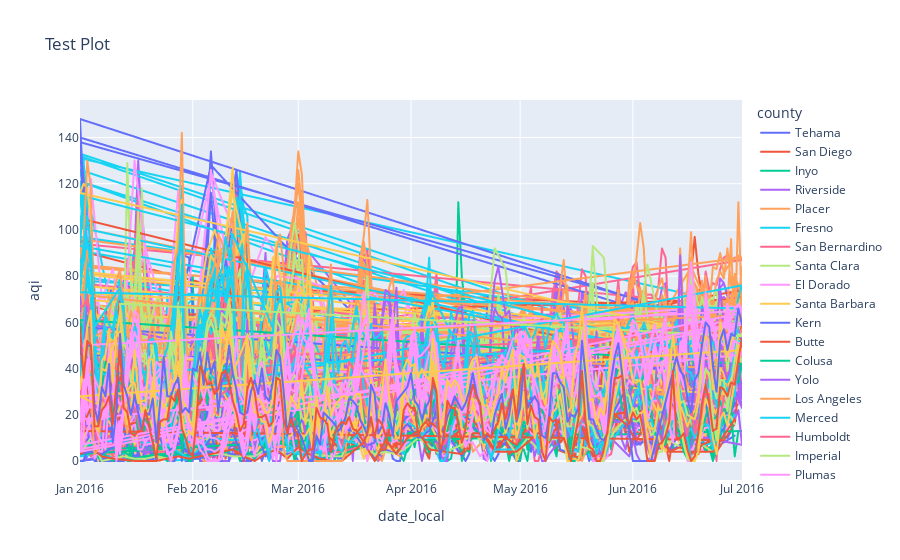

Notebook source saved alongside this figure:
### Code cell
fig = px.line(df, x='date_local', y='aqi',
             color='county', 
            #  labels={
            #       "data_value": "Percent (%)",
            #       "yearstart": "Year"
            #   }, 
             title='Test Plot')
fig.show()

### Figure 1 — Plotly figure (JSON) as saved in the notebook; plotly's stock layout.template omitted (floating-point values rounded to 4 significant figures; data arrays with more than 128 entries replaced by an {"elided": "..."} marker saying what was removed)
{"data": [{"hovertemplate": "county=Tehama<br>date_local=%{x}<br>aqi=%{y}<extra></extra>", "legendgroup": "Tehama", "line": {"color": "#636efa", "dash": "solid"}, "marker": {"symbol": "circle"}, "mode": "lines", "name": "Tehama", "showlegend": true, "type": "scattergl", "x": {"elided": "182 str values"}, "xaxis": "x", "y": {"elided": "182 int values"}, "yaxis": "y"}, {"hovertemplate": "county=San Diego<br>date_local=%{x}<br>aqi=%{y}<extra></extra>", "legendgroup": "San Diego", "line": {"color": "#EF553B", "dash": "solid"}, "marker": {"symbol": "circle"}, "mode": "lines", "name": "San Diego", "showlegend": true, "type": "scattergl", "x": {"elided": "1485 str values"}, "xaxis": "x", "y": {"elided": "1485 int values"}, "yaxis": "y"}, {"hovertemplate": "county=Inyo<br>date_local=%{x}<br>aqi=%{y}<extra></extra>", "legendgroup": "Inyo", "line": {"color": "#00cc96", "dash": "solid"}, "marker": {"symbol": "circle"}, "mode": "lines", "name": "Inyo", "showlegend": true, "type": "scattergl", "x": {"elided": "474 str values"}, "xaxis": "x", "y": {"elided": "474 int values"}, "yaxis": "y"}, {"hovertemplate": "county=Riverside<br>date_local=%{x}<br>aqi=%{y}<extra></extra>", "legendgroup": "Riverside", "line": {"color": "#ab63fa", "dash": "solid"}, "marker": {"symbol": "circle"}, "mode": "lines", "name": "Riverside", "showlegend": true, "type": "scattergl", "x": {"elided": "1967 str values"}, "xaxis": "x", "y": {"elided": "1967 int values"}, "yaxis": "y"}, {"hovertemplate": "county=Placer<br>date_local=%{x}<br>aqi=%{y}<extra></extra>", "legendgroup": "Placer", "line": {"color": "#FFA15A", "dash": "solid"}, "marker": {"symbol": "circle"}, "mode": "lines", "name": "Placer", "showlegend": true, "type": "scattergl", "x": {"elided": "405 str values"}, "xaxis": "x", "y": {"elided": "405 int values"}, "yaxis": "y"}, {"hovertemplate": "county=Fresno<br>date_local=%{x}<br>aqi=%{y}<extra></extra>", "legendgroup": "Fresno", "line": {"color": "#19d3f3", "dash": "solid"}, "marker": {"symbol": "circle"}, "mode": "lines", "name": "Fresno", "showlegend": true, "type": "scattergl", "x": {"elided": "1377 str values"}, "xaxis": "x", "y": {"elided": "1377 int values"}, "yaxis": "y"}, {"hovertemplate": "county=San Bernardino<br>date_local=%{x}<br>aqi=%{y}<extra></extra>", "legendgroup": "San Bernardino", "line": {"color": "#FF6692", "dash": "solid"}, "marker": {"symbol": "circle"}, "mode": "lines", "name": "San Bernardino", "showlegend": true, "type": "scattergl", "x": {"elided": "1214 str values"}, "xaxis": "x", "y": {"elided": "1214 int values"}, "yaxis": "y"}, {"hovertemplate": "county=Santa Clara<br>date_local=%{x}<br>aqi=%{y}<extra></extra>", "legendgroup": "Santa Clara", "line": {"color": "#B6E880", "dash": "solid"}, "marker": {"symbol": "circle"}, "mode": "lines", "name": "Santa Clara", "showlegend": true, "type": "scattergl", "x": {"elided": "577 str values"}, "xaxis": "x", "y": {"elided": "577 int values"}, "yaxis": "y"}, {"hovertemplate": "county=El Dorado<br>date_local=%{x}<br>aqi=%{y}<extra></extra>", "legendgroup": "El Dorado", "line": {"color": "#FF97FF", "dash": "solid"}, "marker": {"symbol": "circle"}, "mode": "lines", "name": "El Dorado", "showlegend": true, "type": "scattergl", "x": ["2016-01-01T00:00:00", "2016-01-04T00:00:00", "2016-01-07T00:00:00", "2016-01-10T00:00:00", "2016-01-13T00:00:00", "2016-01-16T00:00:00", "2016-01-19T00:00:00", "2016-01-22T00:00:00", "2016-01-25T00:00:00", "2016-01-28T00:00:00", "2016-01-31T00:00:00", "2016-02-06T00:00:00", "2016-02-09T00:00:00", "2016-02-12T00:00:00", "2016-02-15T00:00:00", "2016-02-18T00:00:00", "2016-02-21T00:00:00", "2016-02-24T00:00:00", "2016-03-01T00:00:00", "2016-03-04T00:00:00", "2016-03-07T00:00:00", "2016-03-10T00:00:00", "2016-03-13T00:00:00", "2016-03-16T00:00:00", "2016-03-19T00:00:00", "2016-03-22T00:00:00", "2016-03-25T00:00:00", "2016-03-31T00:00:00", "2016-04-03T00:00:00", "2016-04-09T00:00:00", "2016-04-12T00:00:00", "2016-04-15T00:00:00", "2016-04-18T00:00:00", "2016-04-21T00:00:00", "2016-04-24T00:00:00", "2016-04-27T00:00:00", "2016-04-30T00:00:00", "2016-05-03T00:00:00", "2016-05-06T00:00:00", "2016-05-09T00:00:00", "2016-05-15T00:00:00", "2016-05-21T00:00:00", "2016-05-24T00:00:00", "2016-05-27T00:00:00", "2016-05-30T00:00:00", "2016-06-02T00:00:00", "2016-06-05T00:00:00", "2016-06-08T00:00:00", "2016-06-11T00:00:00", "2016-06-14T00:00:00", "2016-06-17T00:00:00", "2016-06-20T00:00:00", "2016-06-23T00:00:00", "2016-06-26T00:00:00", "2016-06-29T00:00:00", "2016-01-01T00:00:00", "2016-01-04T00:00:00", "2016-01-07T00:00:00", "2016-01-10T00:00:00", "2016-01-13T00:00:00", "2016-01-16T00:00:00", "2016-01-19T00:00:00", "2016-01-22T00:00:00", "2016-01-25T00:00:00", "2016-01-28T00:00:00", "2016-01-31T00:00:00", "2016-02-03T00:00:00", "2016-02-06T00:00:00", "2016-02-09T00:00:00", "2016-02-12T00:00:00", "2016-02-15T00:00:00", "2016-02-18T00:00:00", "2016-02-21T00:00:00", "2016-02-24T00:00:00", "2016-02-27T00:00:00", "2016-03-01T00:00:00", "2016-03-04T00:00:00", "2016-03-07T00:00:00", "2016-03-10T00:00:00", "2016-03-13T00:00:00", "2016-03-16T00:00:00", "2016-03-19T00:00:00", "2016-03-22T00:00:00", "2016-03-25T00:00:00", "2016-03-28T00:00:00", "2016-03-31T00:00:00", "2016-04-03T00:00:00", "2016-04-06T00:00:00", "2016-04-09T00:00:00", "2016-04-12T00:00:00", "2016-04-15T00:00:00", "2016-04-18T00:00:00", "2016-04-21T00:00:00", "2016-04-24T00:00:00", "2016-04-27T00:00:00", "2016-04-30T00:00:00", "2016-05-03T00:00:00", "2016-05-24T00:00:00", "2016-05-27T00:00:00", "2016-06-02T00:00:00", "2016-06-05T00:00:00", "2016-06-08T00:00:00", "2016-06-11T00:00:00", "2016-06-14T00:00:00", "2016-06-17T00:00:00", "2016-06-20T00:00:00", "2016-06-23T00:00:00", "2016-06-26T00:00:00", "2016-06-29T00:00:00"], "xaxis": "x", "y": [47, 11, 11, 13, 8, 3, 3, 4, 11, 13, 2, 18, 17, 20, 10, 3, 9, 18, 10, 5, 2, 5, 2, 20, 10, 3, 8, 11, 12, 11, 8, 3, 17, 12, 7, 12, 5, 18, 10, 13, 6, 5, 7, 16, 20, 15, 23, 14, 13, 9, 10, 10, 8, 15, 23, 10, 4, 0, 1, 2, 0, 1, 2, 19, 6, 0, 19, 7, 5, 6, 3, 1, 4, 9, 3, 6, 1, 1, 3, 1, 15, 9, 1, 5, 4, 8, 13, 8, 10, 8, 2, 19, 12, 8, 8, 5, 14, 3, 14, 13, 21, 12, 13, 8, 5, 5, 4, 13, 17], "yaxis": "y"}, {"hovertemplate": "county=Santa Barbara<br>date_local=%{x}<br>aqi=%{y}<extra></extra>", "legendgroup": "Santa Barbara", "line": {"color": "#FECB52", "dash": "solid"}, "marker": {"symbol": "circle"}, "mode": "lines", "name": "Santa Barbara", "showlegend": true, "type": "scattergl", "x": {"elided": "552 str values"}, "xaxis": "x", "y": {"elided": "552 int values"}, "yaxis": "y"}, {"hovertemplate": "county=Kern<br>date_local=%{x}<br>aqi=%{y}<extra></extra>", "legendgroup": "Kern", "line": {"color": "#636efa", "dash": "solid"}, "marker": {"symbol": "circle"}, "mode": "lines", "name": "Kern", "showlegend": true, "type": "scattergl", "x": {"elided": "865 str values"}, "xaxis": "x", "y": {"elided": "865 int values"}, "yaxis": "y"}, {"hovertemplate": "county=Butte<br>date_local=%{x}<br>aqi=%{y}<extra></extra>", "legendgroup": "Butte", "line": {"color": "#EF553B", "dash": "solid"}, "marker": {"symbol": "circle"}, "mode": "lines", "name": "Butte", "showlegend": true, "type": "scattergl", "x": {"elided": "699 str values"}, "xaxis": "x", "y": {"elided": "699 int values"}, "yaxis": "y"}, {"hovertemplate": "county=Colusa<br>date_local=%{x}<br>aqi=%{y}<extra></extra>", "legendgroup": "Colusa", "line": {"color": "#00cc96", "dash": "solid"}, "marker": {"symbol": "circle"}, "mode": "lines", "name": "Colusa", "showlegend": true, "type": "scattergl", "x": {"elided": "373 str values"}, "xaxis": "x", "y": {"elided": "373 int values"}, "yaxis": "y"}, {"hovertemplate": "county=Yolo<br>date_local=%{x}<br>aqi=%{y}<extra></extra>", "legendgroup": "Yolo", "line": {"color": "#ab63fa", "dash": "solid"}, "marker": {"symbol": "circle"}, "mode": "lines", "name": "Yolo", "showlegend": true, "type": "scattergl", "x": {"elided": "193 str values"}, "xaxis": "x", "y": {"elided": "193 int values"}, "yaxis": "y"}, {"hovertemplate": "county=Los Angeles<br>date_local=%{x}<br>aqi=%{y}<extra></extra>", "legendgroup": "Los Angeles", "line": {"color": "#FFA15A", "dash": "solid"}, "marker": {"symbol": "circle"}, "mode": "lines", "name": "Los Angeles", "showlegend": true, "type": "scattergl", "x": {"elided": "2283 str values"}, "xaxis": "x", "y": {"elided": "2283 int values"}, "yaxis": "y"}, {"hovertemplate": "county=Merced<br>date_local=%{x}<br>aqi=%{y}<extra></extra>", "legendgroup": "Merced", "line": {"color": "#19d3f3", "dash": "solid"}, "marker": {"symbol": "circle"}, "mode": "lines", "name": "Merced", "showlegend": true, "type": "scattergl", "x": {"elided": "234 str values"}, "xaxis": "x", "y": {"elided": "234 int values"}, "yaxis": "y"}, {"hovertemplate": "county=Humboldt<br>date_local=%{x}<br>aqi=%{y}<extra></extra>", "legendgroup": "Humboldt", "line": {"color": "#FF6692", "dash": "solid"}, "marker": {"symbol": "circle"}, "mode": "lines", "name": "Humboldt", "showlegend": true, "type": "scattergl", "x": {"elided": "283 str values"}, "xaxis": "x", "y": {"elided": "283 int values"}, "yaxis": "y"}, {"hovertemplate": "county=Imperial<br>date_local=%{x}<br>aqi=%{y}<extra></extra>", "legendgroup": "Imperial", "line": {"color": "#B6E880", "dash": "solid"}, "marker": {"symbol": "circle"}, "mode": "lines", "name": "Imperial", "showlegend": true, "type": "scattergl", "x": {"elided": "502 str values"}, "xaxis": "x", "y": {"elided": "502 int values"}, "yaxis": "y"}, {"hovertemplate": "county=Plumas<br>date_local=%{x}<br>aqi=%{y}<extra></extra>", "legendgroup": "Plumas", "line": {"color": "#FF97FF", "dash": "solid"}, "marker": {"symbol": "circle"}, "mode": "lines", "name": "Plumas", "showlegend": true, "type": "scattergl", "x": {"elided": "286 str values"}, "xaxis": "x", "y": {"elided": "286 int values"}, "yaxis": "y"}, {"hovertemplate": "county=Sacramento<br>date_local=%{x}<br>aqi=%{y}<extra></extra>", "legendgroup": "Sacramento", "line": {"color": "#FECB52", "dash": "solid"}, "marker": {"symbol": "circle"}, "mode": "lines", "name": "Sacramento", "showlegend": true, "type": "scattergl", "x": {"elided": "992 str values"}, "xaxis": "x", "y": {"elided": "992 int values"}, "yaxis": "y"}, {"hovertemplate": "county=Shasta<br>date_local=%{x}<br>aqi=%{y}<extra></extra>", "legendgroup": "Shasta", "line": {"color": "#636efa", "dash": "solid"}, "marker": {"symbol": "circle"}, "mode": "lines", "name": "Shasta", "showlegend": true, "type": "scattergl", "x": ["2016-01-01T00:00:00", "2016-01-07T00:00:00", "2016-01-13T00:00:00", "2016-01-19T00:00:00", "2016-01-25T00:00:00", "2016-01-31T00:00:00", "2016-02-06T00:00:00", "2016-02-12T00:00:00", "2016-02-18T00:00:00", "2016-02-24T00:00:00", "2016-03-01T00:00:00", "2016-03-07T00:00:00", "2016-03-13T00:00:00", "2016-03-19T00:00:00", "2016-03-25T00:00:00", "2016-03-31T00:00:00", "2016-04-06T00:00:00", "2016-04-12T00:00:00", "2016-04-18T00:00:00", "2016-04-24T00:00:00", "2016-04-30T00:00:00", "2016-05-06T00:00:00", "2016-05-12T00:00:00", "2016-05-18T00:00:00", "2016-05-24T00:00:00", "2016-05-30T00:00:00", "2016-06-05T00:00:00", "2016-06-11T00:00:00", "2016-06-17T00:00:00", "2016-06-23T00:00:00", "2016-06-29T00:00:00", "2016-01-01T00:00:00", "2016-01-04T00:00:00", "2016-01-07T00:00:00", "2016-01-10T00:00:00", "2016-01-13T00:00:00", "2016-01-16T00:00:00", "2016-01-19T00:00:00", "2016-01-22T00:00:00", "2016-01-25T00:00:00", "2016-01-28T00:00:00", "2016-01-31T00:00:00", "2016-02-03T00:00:00", "2016-02-06T00:00:00", "2016-02-09T00:00:00", "2016-02-12T00:00:00", "2016-02-15T00:00:00", "2016-02-21T00:00:00", "2016-02-27T00:00:00", "2016-03-01T00:00:00", "2016-03-04T00:00:00", "2016-03-07T00:00:00", "2016-03-10T00:00:00", "2016-03-13T00:00:00", "2016-03-16T00:00:00", "2016-03-19T00:00:00", "2016-03-22T00:00:00", "2016-03-25T00:00:00", "2016-03-28T00:00:00", "2016-03-31T00:00:00", "2016-04-03T00:00:00", "2016-04-06T00:00:00", "2016-04-09T00:00:00", "2016-04-12T00:00:00", "2016-04-15T00:00:00", "2016-04-18T00:00:00", "2016-04-21T00:00:00", "2016-04-24T00:00:00", "2016-04-27T00:00:00", "2016-04-30T00:00:00", "2016-05-03T00:00:00", "2016-05-12T00:00:00", "2016-05-15T00:00:00", "2016-05-18T00:00:00", "2016-05-21T00:00:00", "2016-05-24T00:00:00", "2016-05-27T00:00:00", "2016-05-30T00:00:00", "2016-06-02T00:00:00", "2016-06-05T00:00:00", "2016-06-08T00:00:00", "2016-06-11T00:00:00", "2016-06-14T00:00:00", "2016-06-17T00:00:00", "2016-06-20T00:00:00", "2016-06-23T00:00:00", "2016-06-26T00:00:00", "2016-06-29T00:00:00"], "xaxis": "x", "y": [8, 20, 29, 11, 4, 10, 26, 37, 4, 23, 21, 4, 12, 38, 10, 29, 10, 20, 21, 10, 4, 19, 22, 19, 8, 15, 23, 4, 10, 14, 21, 3, 6, 0, 0, 0, 2, 1, 0, 1, 3, 1, 1, 3, 2, 3, 2, 4, 3, 4, 2, 1, 2, 1, 7, 8, 1, 5, 3, 13, 11, 5, 12, 9, 2, 15, 11, 5, 8, 5, 15, 15, 3, 13, 3, 7, 18, 15, 17, 13, 13, 5, 12, 5, 8, 12, 8, 11], "yaxis": "y"}, {"hovertemplate": "county=Madera<br>date_local=%{x}<br>aqi=%{y}<extra></extra>", "legendgroup": "Madera", "line": {"color": "#EF553B", "dash": "solid"}, "marker": {"symbol": "circle"}, "mode": "lines", "name": "Madera", "showlegend": true, "type": "scattergl", "x": {"elided": "219 str values"}, "xaxis": "x", "y": {"elided": "219 int values"}, "yaxis": "y"}, {"hovertemplate": "county=Trinity<br>date_local=%{x}<br>aqi=%{y}<extra></extra>", "legendgroup": "Trinity", "line": {"color": "#00cc96", "dash": "solid"}, "marker": {"symbol": "circle"}, "mode": "lines", "name": "Trinity", "showlegend": true, "type": "scattergl", "x": ["2016-05-26T00:00:00", "2016-05-27T00:00:00", "2016-05-28T00:00:00", "2016-05-29T00:00:00", "2016-05-30T00:00:00", "2016-05-31T00:00:00", "2016-06-01T00:00:00", "2016-06-02T00:00:00", "2016-06-03T00:00:00", "2016-06-04T00:00:00", "2016-06-05T00:00:00", "2016-06-06T00:00:00", "2016-06-29T00:00:00", "2016-06-30T00:00:00", "2016-07-01T00:00:00"], "xaxis": "x", "y": [29, 38, 40, 26, 30, 36, 26, 23, 30, 34, 26, 36, 33, 40, 41], "yaxis": "y"}, {"hovertemplate": "county=Santa Cruz<br>date_local=%{x}<br>aqi=%{y}<extra></extra>", "legendgroup": "Santa Cruz", "line": {"color": "#ab63fa", "dash": "solid"}, "marker": {"symbol": "circle"}, "mode": "lines", "name": "Santa Cruz", "showlegend": true, "type": "scattergl", "x": {"elided": "352 str values"}, "xaxis": "x", "y": {"elided": "352 int values"}, "yaxis": "y"}, {"hovertemplate": "county=Sutter<br>date_local=%{x}<br>aqi=%{y}<extra></extra>", "legendgroup": "Sutter", "line": {"color": "#FFA15A", "dash": "solid"}, "marker": {"symbol": "circle"}, "mode": "lines", "name": "Sutter", "showlegend": true, "type": "scattergl", "x": {"elided": "360 str values"}, "xaxis": "x", "y": {"elided": "360 int values"}, "yaxis": "y"}, {"hovertemplate": "county=Tulare<br>date_local=%{x}<br>aqi=%{y}<extra></extra>", "legendgroup": "Tulare", "line": {"color": "#19d3f3", "dash": "solid"}, "marker": {"symbol": "circle"}, "mode": "lines", "name": "Tulare", "showlegend": true, "type": "scattergl", "x": {"elided": "502 str values"}, "xaxis": "x", "y": {"elided": "502 int values"}, "yaxis": "y"}, {"hovertemplate": "county=Nevada<br>date_local=%{x}<br>aqi=%{y}<extra></extra>", "legendgroup": "Nevada", "line": {"color": "#FF6692", "dash": "solid"}, "marker": {"symbol": "circle"}, "mode": "lines", "name": "Nevada", "showlegend": true, "type": "scattergl", "x": ["2016-01-01T00:00:00", "2016-01-07T00:00:00", "2016-01-13T00:00:00", "2016-01-19T00:00:00", "2016-01-25T00:00:00", "2016-02-02T00:00:00", "2016-02-06T00:00:00", "2016-02-12T00:00:00", "2016-02-18T00:00:00", "2016-02-24T00:00:00", "2016-03-01T00:00:00", "2016-03-07T00:00:00", "2016-03-13T00:00:00", "2016-03-25T00:00:00", "2016-03-31T00:00:00", "2016-04-06T00:00:00", "2016-04-12T00:00:00", "2016-04-18T00:00:00", "2016-04-30T00:00:00", "2016-05-06T00:00:00", "2016-05-12T00:00:00", "2016-05-19T00:00:00", "2016-05-24T00:00:00", "2016-05-30T00:00:00", "2016-06-05T00:00:00", "2016-06-11T00:00:00", "2016-06-17T00:00:00", "2016-06-23T00:00:00", "2016-06-29T00:00:00", "2016-01-01T00:00:00", "2016-01-02T00:00:00", "2016-01-03T00:00:00", "2016-01-04T00:00:00", "2016-01-10T00:00:00", "2016-01-13T00:00:00", "2016-01-16T00:00:00", "2016-01-19T00:00:00", "2016-01-22T00:00:00", "2016-01-25T00:00:00", "2016-01-28T00:00:00", "2016-01-31T00:00:00", "2016-02-03T00:00:00", "2016-02-06T00:00:00", "2016-02-09T00:00:00", "2016-02-12T00:00:00", "2016-02-15T00:00:00", "2016-02-18T00:00:00", "2016-02-21T00:00:00", "2016-02-24T00:00:00", "2016-02-27T00:00:00", "2016-03-01T00:00:00", "2016-03-04T00:00:00", "2016-03-07T00:00:00", "2016-03-10T00:00:00", "2016-03-16T00:00:00", "2016-03-19T00:00:00", "2016-03-22T00:00:00", "2016-03-25T00:00:00", "2016-03-28T00:00:00", "2016-04-03T00:00:00", "2016-04-06T00:00:00", "2016-04-09T00:00:00", "2016-04-12T00:00:00", "2016-04-15T00:00:00", "2016-04-18T00:00:00", "2016-04-21T00:00:00", "2016-04-24T00:00:00", "2016-04-27T00:00:00", "2016-04-30T00:00:00", "2016-05-03T00:00:00", "2016-05-06T00:00:00", "2016-05-09T00:00:00", "2016-05-12T00:00:00", "2016-05-15T00:00:00", "2016-05-21T00:00:00", "2016-05-24T00:00:00", "2016-05-27T00:00:00", "2016-05-30T00:00:00", "2016-06-05T00:00:00", "2016-06-08T00:00:00", "2016-06-11T00:00:00", "2016-06-14T00:00:00", "2016-06-17T00:00:00", "2016-06-20T00:00:00", "2016-06-23T00:00:00", "2016-06-26T00:00:00", "2016-06-29T00:00:00"], "xaxis": "x", "y": [19, 4, 9, 4, 4, 10, 13, 17, 8, 24, 15, 4, 4, 9, 19, 12, 28, 24, 4, 23, 30, 29, 16, 25, 28, 13, 15, 19, 38, 40, 60, 60, 53, 27, 4, 13, 14, 19, 20, 41, 10, 32, 33, 34, 30, 22, 13, 25, 35, 25, 25, 13, 12, 10, 24, 23, 14, 19, 10, 20, 13, 14, 14, 9, 21, 22, 14, 14, 9, 22, 14, 18, 28, 10, 11, 11, 20, 26, 27, 20, 24, 14, 12, 15, 19, 20, 58], "yaxis": "y"}, {"hovertemplate": "county=Orange<br>date_local=%{x}<br>aqi=%{y}<extra></extra>", "legendgroup": "Orange", "line": {"color": "#B6E880", "dash": "solid"}, "marker": {"symbol": "circle"}, "mode": "lines", "name": "Orange", "showlegend": true, "type": "scattergl", "x": {"elided": "429 str values"}, "xaxis": "x", "y": {"elided": "429 int values"}, "yaxis": "y"}, {"hovertemplate": "county=Alpine<br>date_local=%{x}<br>aqi=%{y}<extra></extra>", "legendgroup": "Alpine", "line": {"color": "#FF97FF", "dash": "solid"}, "marker": {"symbol": "circle"}, "mode": "lines", "name": "Alpine", "showlegend": true, "type": "scattergl", "x": ["2016-01-07T00:00:00", "2016-01-13T00:00:00", "2016-01-19T00:00:00", "2016-01-25T00:00:00", "2016-03-01T00:00:00", "2016-03-07T00:00:00", "2016-03-31T00:00:00", "2016-04-06T00:00:00", "2016-04-12T00:00:00", "2016-04-18T00:00:00", "2016-04-24T00:00:00", "2016-05-12T00:00:00", "2016-05-18T00:00:00", "2016-05-24T00:00:00", "2016-06-16T00:00:00", "2016-06-23T00:00:00", "2016-06-29T00:00:00"], "xaxis": "x", "y": [47, 18, 21, 21, 14, 28, 26, 16, 12, 26, 22, 22, 45, 11, 11, 7, 23], "yaxis": "y"}, {"hovertemplate": "county=Kings<br>date_local=%{x}<br>aqi=%{y}<extra></extra>", "legendgroup": "Kings", "line": {"color": "#FECB52", "dash": "solid"}, "marker": {"symbol": "circle"}, "mode": "lines", "name": "Kings", "showlegend": true, "type": "scattergl", "x": {"elided": "240 str values"}, "xaxis": "x", "y": {"elided": "240 int values"}, "yaxis": "y"}, {"hovertemplate": "county=Monterey<br>date_local=%{x}<br>aqi=%{y}<extra></extra>", "legendgroup": "Monterey", "line": {"color": "#636efa", "dash": "solid"}, "marker": {"symbol": "circle"}, "mode": "lines", "name": "Monterey", "showlegend": true, "type": "scattergl", "x": {"elided": "557 str values"}, "xaxis": "x", "y": {"elided": "557 int values"}, "yaxis": "y"}, {"hovertemplate": "county=Glenn<br>date_local=%{x}<br>aqi=%{y}<extra></extra>", "legendgroup": "Glenn", "line": {"color": "#EF553B", "dash": "solid"}, "marker": {"symbol": "circle"}, "mode": "lines", "name": "Glenn", "showlegend": true, "type": "scattergl", "x": {"elided": "165 str values"}, "xaxis": "x", "y": {"elided": "165 int values"}, "yaxis": "y"}, {"hovertemplate": "county=Mariposa<br>date_local=%{x}<br>aqi=%{y}<extra></extra>", "legendgroup": "Mariposa", "line": {"color": "#00cc96", "dash": "solid"}, "marker": {"symbol": "circle"}, "mode": "lines", "name": "Mariposa", "showlegend": true, "type": "scattergl", "x": {"elided": "256 str values"}, "xaxis": "x", "y": {"elided": "256 int values"}, "yaxis": "y"}, {"hovertemplate": "county=San Luis Obispo<br>date_local=%{x}<br>aqi=%{y}<extra></extra>", "legendgroup": "San Luis Obispo", "line": {"color": "#ab63fa", "dash": "solid"}, "marker": {"symbol": "circle"}, "mode": "lines", "name": "San Luis Obispo", "showlegend": true, "type": "scattergl", "x": {"elided": "543 str values"}, "xaxis": "x", "y": {"elided": "543 int values"}, "yaxis": "y"}, {"hovertemplate": "county=Stanislaus<br>date_local=%{x}<br>aqi=%{y}<extra></extra>", "legendgroup": "Stanislaus", "line": {"color": "#FFA15A", "dash": "solid"}, "marker": {"symbol": "circle"}, "mode": "lines", "name": "Stanislaus", "showlegend": true, "type": "scattergl", "x": {"elided": "404 str values"}, "xaxis": "x", "y": {"elided": "404 int values"}, "yaxis": "y"}, {"hovertemplate": "county=Lake<br>date_local=%{x}<br>aqi=%{y}<extra></extra>", "legendgroup": "Lake", "line": {"color": "#19d3f3", "dash": "solid"}, "marker": {"symbol": "circle"}, "mode": "lines", "name": "Lake", "showlegend": true, "type": "scattergl", "x": ["2016-01-01T00:00:00", "2016-01-07T00:00:00", "2016-01-13T00:00:00", "2016-01-19T00:00:00", "2016-01-25T00:00:00", "2016-01-31T00:00:00", "2016-02-06T00:00:00", "2016-02-12T00:00:00", "2016-02-18T00:00:00", "2016-02-24T00:00:00", "2016-03-01T00:00:00", "2016-03-07T00:00:00", "2016-03-13T00:00:00", "2016-03-19T00:00:00", "2016-03-25T00:00:00", "2016-03-31T00:00:00", "2016-04-06T00:00:00", "2016-04-12T00:00:00", "2016-04-18T00:00:00", "2016-04-24T00:00:00", "2016-04-30T00:00:00", "2016-05-06T00:00:00", "2016-05-12T00:00:00", "2016-05-18T00:00:00", "2016-05-24T00:00:00", "2016-05-30T00:00:00", "2016-06-05T00:00:00", "2016-06-11T00:00:00", "2016-06-17T00:00:00", "2016-06-23T00:00:00", "2016-06-29T00:00:00"], "xaxis": "x", "y": [6, 9, 8, 8, 7, 1, 10, 9, 10, 12, 3, 4, 10, 6, 14, 17, 10, 10, 20, 5, 5, 14, 21, 17, 4, 17, 20, 14, 5, 8, 20], "yaxis": "y"}, {"hovertemplate": "county=Alameda<br>date_local=%{x}<br>aqi=%{y}<extra></extra>", "legendgroup": "Alameda", "line": {"color": "#FF6692", "dash": "solid"}, "marker": {"symbol": "circle"}, "mode": "lines", "name": "Alameda", "showlegend": true, "type": "scattergl", "x": {"elided": "707 str values"}, "xaxis": "x", "y": {"elided": "707 int values"}, "yaxis": "y"}, {"hovertemplate": "county=Mono<br>date_local=%{x}<br>aqi=%{y}<extra></extra>", "legendgroup": "Mono", "line": {"color": "#B6E880", "dash": "solid"}, "marker": {"symbol": "circle"}, "mode": "lines", "name": "Mono", "showlegend": true, "type": "scattergl", "x": ["2016-01-01T00:00:00", "2016-01-04T00:00:00", "2016-01-07T00:00:00", "2016-01-10T00:00:00", "2016-01-13T00:00:00", "2016-01-16T00:00:00", "2016-01-19T00:00:00", "2016-01-22T00:00:00", "2016-01-25T00:00:00", "2016-01-28T00:00:00", "2016-01-31T00:00:00", "2016-02-03T00:00:00", "2016-02-06T00:00:00", "2016-02-09T00:00:00", "2016-02-12T00:00:00", "2016-02-15T00:00:00", "2016-02-18T00:00:00", "2016-02-21T00:00:00", "2016-02-24T00:00:00", "2016-02-27T00:00:00", "2016-03-01T00:00:00", "2016-03-04T00:00:00", "2016-03-10T00:00:00", "2016-03-13T00:00:00", "2016-03-16T00:00:00", "2016-03-19T00:00:00", "2016-03-22T00:00:00", "2016-03-25T00:00:00", "2016-03-28T00:00:00", "2016-03-31T00:00:00", "2016-04-03T00:00:00", "2016-04-09T00:00:00", "2016-04-15T00:00:00", "2016-04-18T00:00:00", "2016-04-21T00:00:00", "2016-04-24T00:00:00", "2016-04-27T00:00:00", "2016-04-30T00:00:00", "2016-05-03T00:00:00", "2016-05-06T00:00:00", "2016-05-09T00:00:00", "2016-05-12T00:00:00", "2016-05-15T00:00:00", "2016-05-18T00:00:00", "2016-05-21T00:00:00", "2016-05-24T00:00:00", "2016-05-27T00:00:00", "2016-05-30T00:00:00", "2016-06-02T00:00:00", "2016-06-05T00:00:00", "2016-06-08T00:00:00", "2016-06-11T00:00:00", "2016-06-14T00:00:00", "2016-06-17T00:00:00", "2016-06-20T00:00:00", "2016-06-23T00:00:00", "2016-06-26T00:00:00", "2016-06-29T00:00:00"], "xaxis": "x", "y": [3, 10, 0, 1, 2, 1, 1, 2, 1, 2, 1, 2, 3, 3, 2, 2, 2, 5, 5, 2, 5, 3, 2, 2, 14, 6, 3, 4, 3, 6, 10, 3, 7, 13, 7, 9, 10, 3, 10, 5, 9, 10, 6, 6, 5, 5, 13, 18, 17, 21, 6, 9, 6, 6, 7, 4, 25, 16], "yaxis": "y"}, {"hovertemplate": "county=San Benito<br>date_local=%{x}<br>aqi=%{y}<extra></extra>", "legendgroup": "San Benito", "line": {"color": "#FF97FF", "dash": "solid"}, "marker": {"symbol": "circle"}, "mode": "lines", "name": "San Benito", "showlegend": true, "type": "scattergl", "x": {"elided": "242 str values"}, "xaxis": "x", "y": {"elided": "242 int values"}, "yaxis": "y"}, {"hovertemplate": "county=Marin<br>date_local=%{x}<br>aqi=%{y}<extra></extra>", "legendgroup": "Marin", "line": {"color": "#FECB52", "dash": "solid"}, "marker": {"symbol": "circle"}, "mode": "lines", "name": "Marin", "showlegend": true, "type": "scattergl", "x": {"elided": "227 str values"}, "xaxis": "x", "y": {"elided": "227 int values"}, "yaxis": "y"}, {"hovertemplate": "county=Del Norte<br>date_local=%{x}<br>aqi=%{y}<extra></extra>", "legendgroup": "Del Norte", "line": {"color": "#636efa", "dash": "solid"}, "marker": {"symbol": "circle"}, "mode": "lines", "name": "Del Norte", "showlegend": true, "type": "scattergl", "x": ["2016-01-01T00:00:00", "2016-01-04T00:00:00", "2016-01-07T00:00:00", "2016-01-10T00:00:00", "2016-01-13T00:00:00", "2016-01-16T00:00:00", "2016-01-19T00:00:00", "2016-01-22T00:00:00", "2016-01-25T00:00:00", "2016-01-28T00:00:00", "2016-01-31T00:00:00", "2016-02-03T00:00:00", "2016-02-06T00:00:00", "2016-02-09T00:00:00", "2016-02-12T00:00:00", "2016-02-15T00:00:00", "2016-02-18T00:00:00", "2016-02-21T00:00:00", "2016-02-24T00:00:00", "2016-02-27T00:00:00", "2016-03-01T00:00:00", "2016-03-04T00:00:00", "2016-03-07T00:00:00", "2016-03-10T00:00:00", "2016-03-13T00:00:00", "2016-03-16T00:00:00", "2016-03-19T00:00:00", "2016-03-22T00:00:00", "2016-03-25T00:00:00", "2016-03-28T00:00:00", "2016-03-31T00:00:00", "2016-04-03T00:00:00", "2016-04-06T00:00:00", "2016-04-09T00:00:00", "2016-04-12T00:00:00", "2016-04-21T00:00:00", "2016-04-24T00:00:00", "2016-04-27T00:00:00", "2016-04-30T00:00:00", "2016-05-03T00:00:00", "2016-05-06T00:00:00", "2016-05-09T00:00:00", "2016-05-12T00:00:00", "2016-05-15T00:00:00", "2016-05-18T00:00:00", "2016-05-21T00:00:00", "2016-05-24T00:00:00", "2016-05-27T00:00:00", "2016-05-30T00:00:00", "2016-06-02T00:00:00", "2016-06-05T00:00:00", "2016-06-08T00:00:00", "2016-06-11T00:00:00", "2016-06-14T00:00:00", "2016-06-17T00:00:00", "2016-06-20T00:00:00", "2016-06-23T00:00:00", "2016-06-26T00:00:00", "2016-06-29T00:00:00"], "xaxis": "x", "y": [3, 4, 3, 6, 8, 35, 10, 13, 3, 10, 3, 3, 10, 13, 12, 1, 15, 2, 20, 15, 15, 23, 10, 25, 14, 13, 6, 8, 23, 11, 16, 10, 13, 26, 22, 15, 15, 9, 29, 23, 36, 36, 5, 3, 31, 6, 9, 22, 31, 7, 9, 5, 28, 16, 11, 33, 9, 14, 25], "yaxis": "y"}, {"hovertemplate": "county=Siskiyou<br>date_local=%{x}<br>aqi=%{y}<extra></extra>", "legendgroup": "Siskiyou", "line": {"color": "#EF553B", "dash": "solid"}, "marker": {"symbol": "circle"}, "mode": "lines", "name": "Siskiyou", "showlegend": true, "type": "scattergl", "x": ["2016-01-01T00:00:00", "2016-01-04T00:00:00", "2016-01-07T00:00:00", "2016-01-10T00:00:00", "2016-01-16T00:00:00", "2016-01-19T00:00:00", "2016-01-22T00:00:00", "2016-01-25T00:00:00", "2016-01-28T00:00:00", "2016-01-31T00:00:00", "2016-02-03T00:00:00", "2016-02-06T00:00:00", "2016-02-09T00:00:00", "2016-02-12T00:00:00", "2016-02-15T00:00:00", "2016-02-18T00:00:00", "2016-02-21T00:00:00", "2016-02-24T00:00:00", "2016-02-27T00:00:00", "2016-03-01T00:00:00", "2016-03-04T00:00:00", "2016-03-07T00:00:00", "2016-03-10T00:00:00", "2016-03-13T00:00:00", "2016-03-16T00:00:00", "2016-03-19T00:00:00", "2016-03-22T00:00:00", "2016-03-25T00:00:00", "2016-03-28T00:00:00", "2016-03-31T00:00:00", "2016-04-03T00:00:00", "2016-04-06T00:00:00", "2016-04-15T00:00:00", "2016-04-18T00:00:00", "2016-04-21T00:00:00", "2016-04-24T00:00:00", "2016-04-27T00:00:00", "2016-04-30T00:00:00", "2016-05-03T00:00:00", "2016-05-06T00:00:00", "2016-05-09T00:00:00", "2016-05-12T00:00:00", "2016-05-15T00:00:00", "2016-05-18T00:00:00", "2016-05-21T00:00:00", "2016-05-24T00:00:00", "2016-05-27T00:00:00", "2016-05-30T00:00:00", "2016-06-02T00:00:00", "2016-06-05T00:00:00", "2016-06-08T00:00:00", "2016-06-11T00:00:00", "2016-06-14T00:00:00", "2016-06-17T00:00:00", "2016-06-20T00:00:00", "2016-06-23T00:00:00", "2016-06-26T00:00:00", "2016-01-01T00:00:00", "2016-01-07T00:00:00", "2016-01-13T00:00:00", "2016-01-19T00:00:00", "2016-01-25T00:00:00", "2016-01-31T00:00:00", "2016-02-06T00:00:00", "2016-02-15T00:00:00", "2016-02-18T00:00:00", "2016-02-24T00:00:00", "2016-03-01T00:00:00", "2016-03-07T00:00:00", "2016-03-13T00:00:00", "2016-03-19T00:00:00", "2016-03-25T00:00:00", "2016-03-31T00:00:00", "2016-04-06T00:00:00", "2016-04-12T00:00:00", "2016-04-18T00:00:00", "2016-04-24T00:00:00", "2016-04-30T00:00:00", "2016-05-06T00:00:00", "2016-05-12T00:00:00", "2016-05-30T00:00:00", "2016-06-05T00:00:00", "2016-06-11T00:00:00", "2016-06-17T00:00:00", "2016-06-23T00:00:00", "2016-06-29T00:00:00"], "xaxis": "x", "y": [3, 6, 2, 1, 0, 0, 0, 1, 2, 1, 2, 3, 4, 5, 2, 0, 3, 5, 1, 6, 3, 1, 0, 0, 4, 8, 0, 9, 3, 10, 13, 5, 3, 12, 12, 5, 10, 7, 15, 10, 8, 18, 3, 15, 2, 4, 20, 16, 9, 17, 18, 4, 6, 3, 7, 9, 9, 13, 33, 15, 18, 25, 17, 34, 38, 12, 27, 11, 15, 4, 16, 20, 24, 17, 10, 18, 4, 4, 12, 17, 21, 22, 4, 4, 4, 18], "yaxis": "y"}, {"hovertemplate": "county=Mendocino<br>date_local=%{x}<br>aqi=%{y}<extra></extra>", "legendgroup": "Mendocino", "line": {"color": "#00cc96", "dash": "solid"}, "marker": {"symbol": "circle"}, "mode": "lines", "name": "Mendocino", "showlegend": true, "type": "scattergl", "x": {"elided": "336 str values"}, "xaxis": "x", "y": {"elided": "336 int values"}, "yaxis": "y"}, {"hovertemplate": "county=San Francisco<br>date_local=%{x}<br>aqi=%{y}<extra></extra>", "legendgroup": "San Francisco", "line": {"color": "#ab63fa", "dash": "solid"}, "marker": {"symbol": "circle"}, "mode": "lines", "name": "San Francisco", "showlegend": true, "type": "scattergl", "x": {"elided": "183 str values"}, "xaxis": "x", "y": {"elided": "183 int values"}, "yaxis": "y"}, {"hovertemplate": "county=San Mateo<br>date_local=%{x}<br>aqi=%{y}<extra></extra>", "legendgroup": "San Mateo", "line": {"color": "#FFA15A", "dash": "solid"}, "marker": {"symbol": "circle"}, "mode": "lines", "name": "San Mateo", "showlegend": true, "type": "scattergl", "x": {"elided": "175 str values"}, "xaxis": "x", "y": {"elided": "175 int values"}, "yaxis": "y"}, {"hovertemplate": "county=San Joaquin<br>date_local=%{x}<br>aqi=%{y}<extra></extra>", "legendgroup": "San Joaquin", "line": {"color": "#19d3f3", "dash": "solid"}, "marker": {"symbol": "circle"}, "mode": "lines", "name": "San Joaquin", "showlegend": true, "type": "scattergl", "x": {"elided": "639 str values"}, "xaxis": "x", "y": {"elided": "639 int values"}, "yaxis": "y"}, {"hovertemplate": "county=Calaveras<br>date_local=%{x}<br>aqi=%{y}<extra></extra>", "legendgroup": "Calaveras", "line": {"color": "#FF6692", "dash": "solid"}, "marker": {"symbol": "circle"}, "mode": "lines", "name": "Calaveras", "showlegend": true, "type": "scattergl", "x": {"elided": "181 str values"}, "xaxis": "x", "y": {"elided": "181 int values"}, "yaxis": "y"}, {"hovertemplate": "county=Solano<br>date_local=%{x}<br>aqi=%{y}<extra></extra>", "legendgroup": "Solano", "line": {"color": "#B6E880", "dash": "solid"}, "marker": {"symbol": "circle"}, "mode": "lines", "name": "Solano", "showlegend": true, "type": "scattergl", "x": {"elided": "334 str values"}, "xaxis": "x", "y": {"elided": "334 int values"}, "yaxis": "y"}, {"hovertemplate": "county=Ventura<br>date_local=%{x}<br>aqi=%{y}<extra></extra>", "legendgroup": "Ventura", "line": {"color": "#FF97FF", "dash": "solid"}, "marker": {"symbol": "circle"}, "mode": "lines", "name": "Ventura", "showlegend": true, "type": "scattergl", "x": {"elided": "1042 str values"}, "xaxis": "x", "y": {"elided": "1042 int values"}, "yaxis": "y"}, {"hovertemplate": "county=Contra Costa<br>date_local=%{x}<br>aqi=%{y}<extra></extra>", "legendgroup": "Contra Costa", "line": {"color": "#FECB52", "dash": "solid"}, "marker": {"symbol": "circle"}, "mode": "lines", "name": "Contra Costa", "showlegend": true, "type": "scattergl", "x": {"elided": "355 str values"}, "xaxis": "x", "y": {"elided": "355 int values"}, "yaxis": "y"}, {"hovertemplate": "county=Napa<br>date_local=%{x}<br>aqi=%{y}<extra></extra>", "legendgroup": "Napa", "line": {"color": "#636efa", "dash": "solid"}, "marker": {"symbol": "circle"}, "mode": "lines", "name": "Napa", "showlegend": true, "type": "scattergl", "x": {"elided": "170 str values"}, "xaxis": "x", "y": {"elided": "170 int values"}, "yaxis": "y"}, {"hovertemplate": "county=Sonoma<br>date_local=%{x}<br>aqi=%{y}<extra></extra>", "legendgroup": "Sonoma", "line": {"color": "#EF553B", "dash": "solid"}, "marker": {"symbol": "circle"}, "mode": "lines", "name": "Sonoma", "showlegend": true, "type": "scattergl", "x": {"elided": "181 str values"}, "xaxis": "x", "y": {"elided": "181 int values"}, "yaxis": "y"}], "layout": {"legend": {"title": {"text": "county"}, "tracegroupgap": 0}, "title": {"text": "Test Plot"}, "xaxis": {"anchor": "y", "domain": [0, 1], "title": {"text": "date_local"}}, "yaxis": {"anchor": "x", "domain": [0, 1], "title": {"text": "aqi"}}}}
